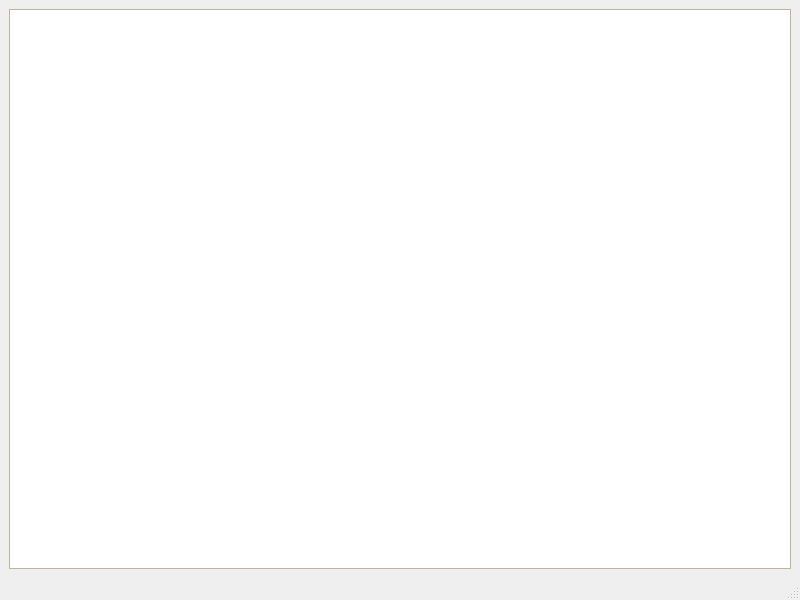
<?xml version="1.0" encoding="UTF-8"?>
<ui version="4.0">
 <class>MainWindow</class>
 <widget class="QMainWindow" name="MainWindow">
  <property name="geometry">
   <rect>
    <x>0</x>
    <y>0</y>
    <width>800</width>
    <height>600</height>
   </rect>
  </property>
  <property name="windowTitle">
   <string>MainWindow</string>
  </property>
  <property name="windowIcon">
   <iconset>
    <normaloff>../data/Ресурсы/Мастер пол.ico</normaloff>../data/Ресурсы/Мастер пол.ico</iconset>
  </property>
  <widget class="QWidget" name="centralwidget">
   <layout class="QVBoxLayout" name="verticalLayout">
    <item>
     <widget class="QListWidget" name="listWidget">
      <property name="palette">
       <palette>
        <active>
         <colorrole role="Base">
          <brush brushstyle="SolidPattern">
           <color alpha="255">
            <red>255</red>
            <green>255</green>
            <blue>255</blue>
           </color>
          </brush>
         </colorrole>
         <colorrole role="Window">
          <brush brushstyle="SolidPattern">
           <color alpha="255">
            <red>244</red>
            <green>232</green>
            <blue>211</blue>
           </color>
          </brush>
         </colorrole>
         <colorrole role="Highlight">
          <brush brushstyle="SolidPattern">
           <color alpha="255">
            <red>103</red>
            <green>186</green>
            <blue>128</blue>
           </color>
          </brush>
         </colorrole>
        </active>
        <inactive>
         <colorrole role="Base">
          <brush brushstyle="SolidPattern">
           <color alpha="255">
            <red>255</red>
            <green>255</green>
            <blue>255</blue>
           </color>
          </brush>
         </colorrole>
         <colorrole role="Window">
          <brush brushstyle="SolidPattern">
           <color alpha="255">
            <red>244</red>
            <green>232</green>
            <blue>211</blue>
           </color>
          </brush>
         </colorrole>
         <colorrole role="Highlight">
          <brush brushstyle="SolidPattern">
           <color alpha="255">
            <red>103</red>
            <green>186</green>
            <blue>128</blue>
           </color>
          </brush>
         </colorrole>
        </inactive>
        <disabled>
         <colorrole role="Base">
          <brush brushstyle="SolidPattern">
           <color alpha="255">
            <red>244</red>
            <green>232</green>
            <blue>211</blue>
           </color>
          </brush>
         </colorrole>
         <colorrole role="Window">
          <brush brushstyle="SolidPattern">
           <color alpha="255">
            <red>244</red>
            <green>232</green>
            <blue>211</blue>
           </color>
          </brush>
         </colorrole>
         <colorrole role="Highlight">
          <brush brushstyle="SolidPattern">
           <color alpha="255">
            <red>145</red>
            <green>145</green>
            <blue>145</blue>
           </color>
          </brush>
         </colorrole>
        </disabled>
       </palette>
      </property>
      <property name="alternatingRowColors">
       <bool>false</bool>
      </property>
     </widget>
    </item>
   </layout>
  </widget>
  <widget class="QMenuBar" name="menubar">
   <property name="geometry">
    <rect>
     <x>0</x>
     <y>0</y>
     <width>800</width>
     <height>21</height>
    </rect>
   </property>
  </widget>
  <widget class="QStatusBar" name="statusbar"/>
 </widget>
 <resources/>
 <connections/>
</ui>
